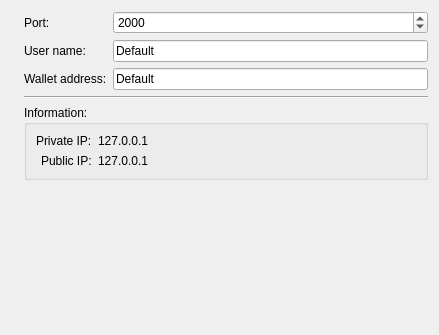
<?xml version="1.0" encoding="UTF-8"?>
<ui version="4.0">
 <class>ServerWidget</class>
 <widget class="QWidget" name="ServerWidget">
  <property name="geometry">
   <rect>
    <x>0</x>
    <y>0</y>
    <width>439</width>
    <height>335</height>
   </rect>
  </property>
  <property name="windowTitle">
   <string>Form</string>
  </property>
  <layout class="QHBoxLayout" name="horizontalLayout">
   <item>
    <widget class="QLabel" name="lblIcon">
     <property name="maximumSize">
      <size>
       <width>100</width>
       <height>100</height>
      </size>
     </property>
     <property name="text">
      <string/>
     </property>
     <property name="pixmap">
      <pixmap resource="transfer.qrc">:/server folder osetura.png</pixmap>
     </property>
     <property name="scaledContents">
      <bool>true</bool>
     </property>
    </widget>
   </item>
   <item>
    <layout class="QVBoxLayout" name="verticalLayout">
     <item>
      <layout class="QFormLayout" name="formLayout">
       <item row="0" column="0">
        <widget class="QLabel" name="lblServerPort">
         <property name="text">
          <string>Port: </string>
         </property>
        </widget>
       </item>
       <item row="1" column="0">
        <widget class="QLabel" name="lblUserName">
         <property name="text">
          <string>User name:</string>
         </property>
        </widget>
       </item>
       <item row="1" column="1">
        <widget class="QLineEdit" name="leUserName">
         <property name="minimumSize">
          <size>
           <width>200</width>
           <height>0</height>
          </size>
         </property>
         <property name="text">
          <string>Default</string>
         </property>
        </widget>
       </item>
       <item row="2" column="0">
        <widget class="QLabel" name="lblWalletAddress">
         <property name="text">
          <string>Wallet address:</string>
         </property>
        </widget>
       </item>
       <item row="2" column="1">
        <widget class="QLineEdit" name="leWalletAddress">
         <property name="minimumSize">
          <size>
           <width>200</width>
           <height>0</height>
          </size>
         </property>
         <property name="text">
          <string>Default</string>
         </property>
        </widget>
       </item>
       <item row="0" column="1">
        <widget class="QSpinBox" name="sbPort">
         <property name="minimum">
          <number>1500</number>
         </property>
         <property name="maximum">
          <number>65534</number>
         </property>
         <property name="value">
          <number>2000</number>
         </property>
        </widget>
       </item>
      </layout>
     </item>
     <item>
      <widget class="Line" name="line">
       <property name="orientation">
        <enum>Qt::Horizontal</enum>
       </property>
      </widget>
     </item>
     <item>
      <widget class="QGroupBox" name="gbInfo">
       <property name="title">
        <string>Information:</string>
       </property>
       <layout class="QFormLayout" name="formLayout_2">
        <property name="labelAlignment">
         <set>Qt::AlignRight|Qt::AlignTrailing|Qt::AlignVCenter</set>
        </property>
        <item row="0" column="0">
         <widget class="QLabel" name="lblPrivateIPName">
          <property name="text">
           <string>Private IP:</string>
          </property>
         </widget>
        </item>
        <item row="0" column="1">
         <widget class="QLabel" name="lblPrivateIPValue">
          <property name="text">
           <string>127.0.0.1</string>
          </property>
         </widget>
        </item>
        <item row="1" column="0">
         <widget class="QLabel" name="lblPublicIPName">
          <property name="text">
           <string>Public IP:</string>
          </property>
         </widget>
        </item>
        <item row="1" column="1">
         <widget class="QLabel" name="lblPublicIPValue">
          <property name="text">
           <string>127.0.0.1</string>
          </property>
         </widget>
        </item>
       </layout>
      </widget>
     </item>
     <item>
      <spacer name="verticalSpacer">
       <property name="orientation">
        <enum>Qt::Vertical</enum>
       </property>
       <property name="sizeHint" stdset="0">
        <size>
         <width>20</width>
         <height>40</height>
        </size>
       </property>
      </spacer>
     </item>
    </layout>
   </item>
  </layout>
 </widget>
 <resources>
  <include location="transfer.qrc"/>
 </resources>
 <connections/>
</ui>
